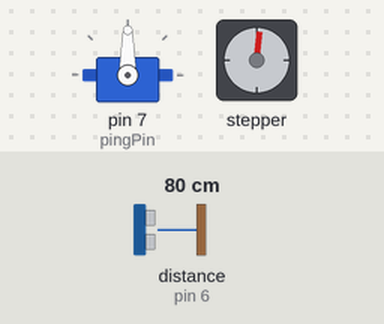
The sketch below on a simulated Arduino Uno, built with avr-gcc and run on an emulated ATmega328P. Parts: servo, stepper motor. The test bench sets the inputs (shaded band); at power-on: distance to the obstacle (sensor on pin 6) 80 cm. The echo pulse lasts 58.3 µs per cm; stepper angles assume 256 steps per turn.

Above: at 0.16 s.
At 1.2 s:
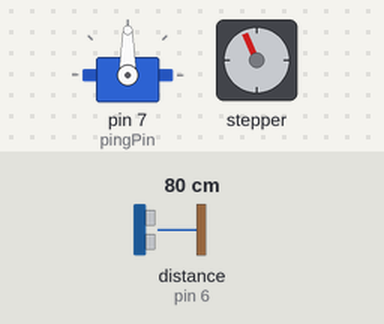
1.3 s: distance to the obstacle (sensor on pin 6) set to 250 cm
At 1.58 s:
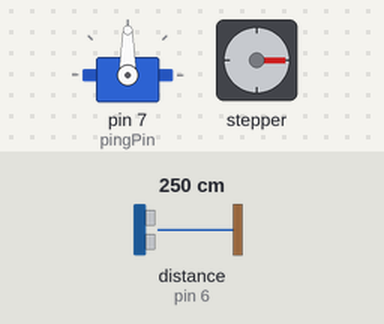
Timing chart, 0 to 13.3 s (numbered marks = the images above; inputs shaded):
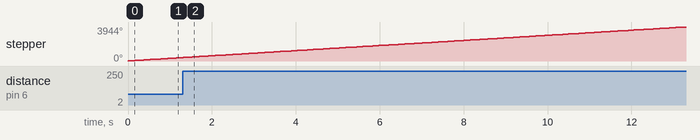

The sketch:

project2_task3.ino
```cpp
#include <Servo.h>
#include <Stepper.h>

const int pingPin = 7; // Trigger Pin of Ultrasonic Sensor
const int echoPin = 6; // Echo Pin of Ultrasonic Sensor

int j, x, m, m2, p, p2;

const int stepsPerRevolution = 256;

Servo myservo;
Stepper myStepper(stepsPerRevolution, 11, 9, 8, 10);


void setup() {
    myservo.attach(7);
    myservo.write(90);
    myStepper.setSpeed(60);

    pinMode(pingPin, OUTPUT);
    pinMode(echoPin, INPUT);

    j=80;
    x=0;
    m=0;
    m2=0;
    p=0;
    p2=0;

    Serial.begin(9600);
  }

void loop() {
    long duration, cm;

    digitalWrite(pingPin, LOW);
    delayMicroseconds(2);

    digitalWrite(pingPin, HIGH);
    delayMicroseconds(10);
    digitalWrite(pingPin, LOW);

    duration = pulseIn(echoPin, HIGH);

    cm = duration*(0.034/2);

   //Stepper Motor Instructions
    if(cm>4.0){
        myStepper.step(j);
        delay(50);
        //If nothing is close, keep moving
      }

    if(cm<4){
        myStepper.step(0);
        delay(25);
        //If object is detected, move to the right and begin avoiding

        myservo.write(135);
        myStepper.step(m);
        delay(p);
        //Move 45 degrees to the right

        myservo.write(45);
        myStepper.step(m2);
        delay(p2);
        //Begin adjusting axle to move parallel to the object

        myservo.write(0);
        myStepper.step(m);
        delay(p);
        //Begin merging with original center line

        myservo.write(90);
        myStepper.step(m);
        //complete merge with center line


        while(x=1){
            myStepper.step(0);
            delay(50);
          }

        x++;

     }

  }
```
